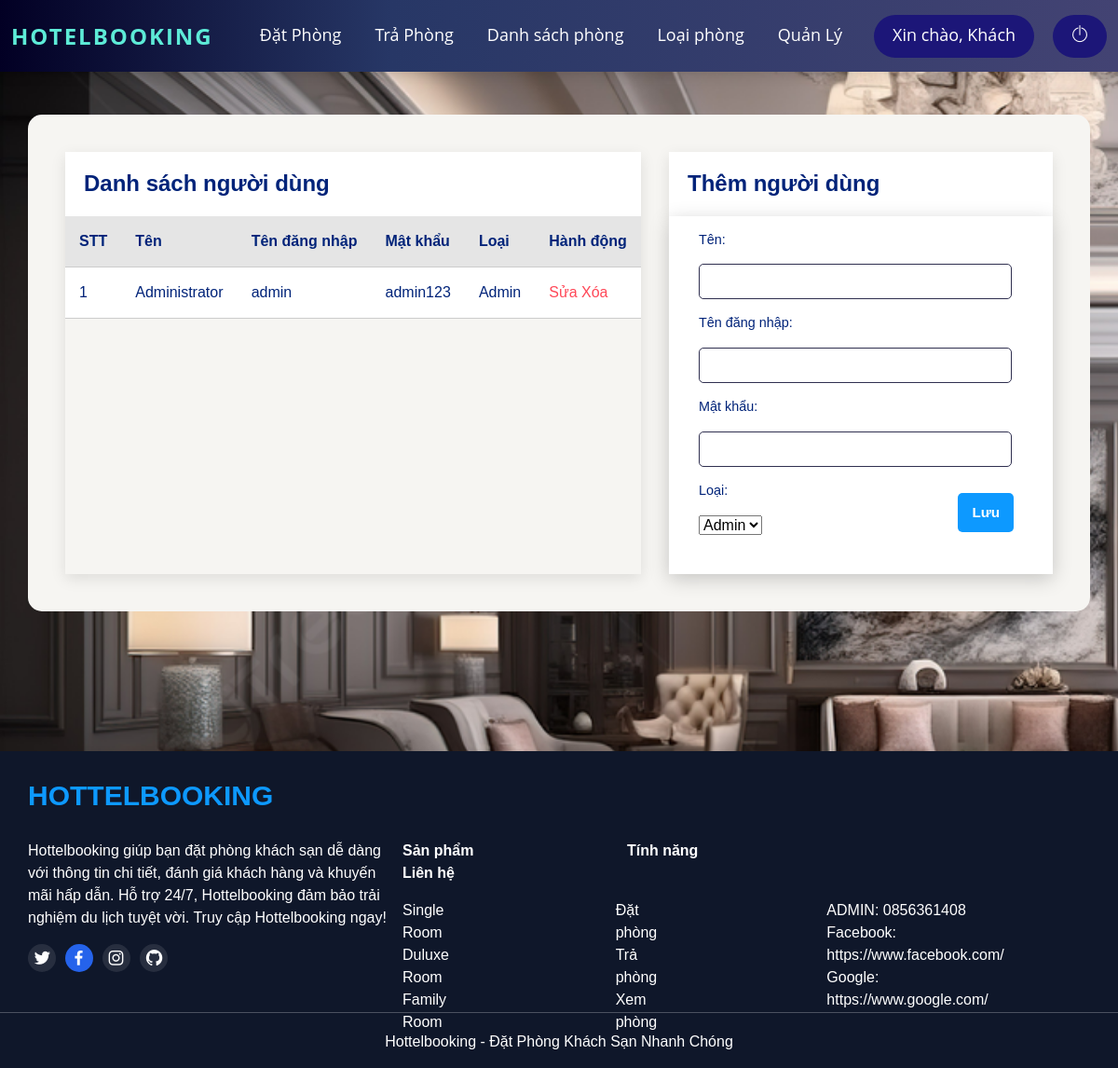
Screenshot of /Fquanly.php with the database file from the repository.
### tables this page shows
CREATE TABLE `users` (
  `id` int(30) NOT NULL,
  `name` varchar(200) NOT NULL,
  `username` varchar(100) NOT NULL,
  `password` varchar(200) NOT NULL,
  `type` tinyint(1) NOT NULL DEFAULT 2 COMMENT '1=admin , 2 = staff'
);

### connect.php (called while the page is built, shortened)
<?php
$password = "";
?>

### Fquanly.php (the view, shortened to what this page needs)
<?php
require 'connect.php';
?>
<!DOCTYPE html>
<html lang="en">
<head>
    <link rel="stylesheet" href="https://cdn.jsdelivr.net/npm/bootstrap@5.3.0/dist/css/bootstrap.min.css">
    <link rel="stylesheet" href="./vendor/themify-icons/themify-icons.css">
    <link href='https://unpkg.com/boxicons@2.1.4/css/boxicons.min.css' rel='stylesheet'>
</head>
    <?php
include 'connect.php';
$id = $name = $username = $type = "";
?>
<?php
$sql = "SELECT * FROM users";
$result = $conn->query($sql);
?>
<!DOCTYPE html>
<html>
<head>
</head>
<body>
<nav class="navbar navbar-expand-lg navbar-dark fixed-top">
    <div class="container-fluid">
        <a class="navbar-brand" href="#">HotelBooking</a>
        <div class="collapse navbar-collapse" id="navbarNav">
            <ul class="navbar-nav mx-auto">
                <li class="nav-item">
                    <a class="nav-link task" href="FcheckIn.php">Đặt Phòng</a>
                </li>
                <li class="nav-item">
                    <a class="nav-link task" href="FcheckOut.php">Trả Phòng</a>
                </li>
                <li class="nav-item">
                    <a class="nav-link task" href="rooms.php">Danh sách phòng</a>
                </li>
                <li class="nav-item">
                    <a class="nav-link task" href="Loairooms.php">Loại phòng</a>
                </li>
                <li class="nav-item">
                    <a class="nav-link task" href="Fquanly.php">Quản Lý</a>
                </li>
            </ul>
            <ul class="navbar-nav ml-auto">
                <li class="nav-item">
                    <a class="nav-link" href="#">
                        <?php
                        if(isset($_SESSION['name'])) {
                        echo 'Xin chào, '.$_SESSION['name'];
                        } else {
                        echo 'Xin chào, Khách';
                        }
                        ?>
                    </a>
                </li>
                <li class="nav-item">
                    <a class="nav-link task log-out" href="logout.php">
                        <i class='ti-power-off'></i>
                    </a>
                </li>
            </ul>
        </div>
    </div>
</nav>
    <div class="container">
        <div class="list-manager">
            <h1>Danh sách người dùng</h1>
            <div class="content-table">
                <table border="1">
                    <tr>
                        <th>STT</th>
                        <th>Tên</th>
                        <th>Tên đăng nhập</th>
                        <th>Mật khẩu</th>
                        <th>Loại</th>
                        <th>Hành động</th>
                    </tr>
                    <?php
                    if ($result->num_rows > 0) {
                        $stt = 1;
                        while($row = $result->fetch_assoc()) {
                            echo "<tr>";
                            echo "<td>" . $stt . "</td>";
                            echo "<td>" . $row["name"] . "</td>";
                            echo "<td>" . $row["username"] . "</td>";
                            echo "<td>" . $row["password"] . "</td>";
                            echo "<td>" . ($row["type"] == 1 ? 'Admin' : 'User') . "</td>";
                            echo "<td>
                                  <a href='Fquanly.php?id=" . $row["id"] . "'>Sửa</a>
                                  <a href='Quanly.php?action=delete&id=" . $row["id"] . "'>Xóa</a>
                                </td>";
                            echo "</tr>";
                            $stt++;
                        }
                    } else {
                        echo "<tr><td colspan='6'>Không có người dùng</td></tr>";
                    }
                    ?>
                </table>
            </div>
        </div>
        <div class="add-member">
            <h1><?php echo $id ? "Sửa" : "Thêm"; ?> người dùng</h1>
            <form action="Quanly.php" method="post">
                <label for="name">Tên:</label>
                <input type="text" id="name" name="name" value="<?php echo $name; ?>" required>
                <label for="username">Tên đăng nhập:</label>
                <input type="text" id="username" name="username" value="<?php echo $username; ?>" required>
                <label for="password">Mật khẩu:</label>
                <input type="password" id="password" name="password" value = "<?php echo $password; ?>" required>
                <div style="padding-bottom: 40px; position:relative;">
                    <label style="width: 50%;" for="type">Loại:</label>
                    <select id="type" name="type">
                        <option value="1" <?php echo $type == 1 ? "selected" : ""; ?>>Admin</option>
                    </select>
                    <input style="position:absolute;top:28px;right:10px;" type="submit" value="Lưu">
                </div>
            </form>
        </div>
        </div>
    <footer>
    <div class="rightFooter">
        <div class="boxFooter">
            <p class="titleFooter">hottelbooking</p>
        </div>
        <div class="contentFooter">
            <p>Hottelbooking giúp bạn đặt phòng khách sạn dễ dàng với thông tin chi tiết, đánh giá khách hàng và khuyến mãi hấp dẫn. Hỗ trợ 24/7, Hottelbooking đảm bảo trải nghiệm du lịch tuyệt vời. Truy cập Hottelbooking ngay!</p>
        </div>
        <div class="iconFooter">
            <div class="twitterFooter"><i class='bx bxl-twitter'></i></div>
            <div class="facebookFooter"><i class='bx bxl-facebook' ></i></div>
            <div class="instaFooter"><i class='bx bxl-instagram'></i></div>
            <div class="githubFooter"><i class='bx bxl-github'></i></div>
        </div>
    </div>
    <div class="leftFooter">
        <ul class="listFooter">
            <li class="product">Sản phẩm</li>
            <li class="feature">Tính năng</li>
            <li class="contact">Liên hệ</li>
        </ul>
        <div class="content-list-footer">
            <ul class="productFooter">
                <li>Single Room</li>
                <li>Duluxe Room</li>
                <li>Family Room</li>
            </ul>
            <ul class="featureFooter">
                <li>Đặt phòng</li>
                <li>Trả phòng</li>
                <li>Xem phòng</li>
            </ul>
            <ul class="contactFooter">
                <li>ADMIN: 0856361408</li>
                <li>Facebook: https://www.facebook.com/</li>
                <li>Google: https://www.google.com/</li>
            </ul>
        </div>
    </div>
    <div class="line-footer">
        <hr>
    </div>
    <div class="last-content-footer">
        <p>Hottelbooking - Đặt Phòng Khách Sạn Nhanh Chóng</p>
    </div>
</footer>
</body>
</html>
</body>
</html>

### rows the page displays
users: name "Administrator", username "admin", password "admin123", type "Admin"
